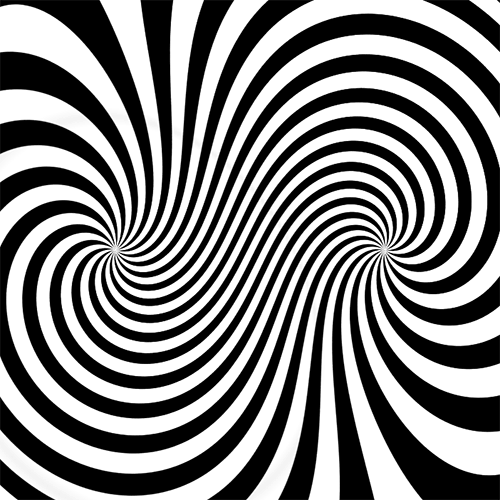
#> input picture data-ex14.gif, 500 x 500 px, found by its file name
$ python ex14.py
#> lines starting #> are read from the running program, lines starting #| are printed output that depends on the picture
#!/usr/bin/env python3

from PIL import Image, ImageSequence
import numpy as np

# [8 lines of commented-out code are left out]

with Image.open('data-ex14.gif') as im:
#> im is the input picture: PIL image 500x500 P; mean R, G, B, A 130.3, 130.3, 130.3, 255
    pixs = [np.array(frame.copy().convert('RGBA')) for frame in ImageSequence.Iterator(im)]
#> pixs = 10 items
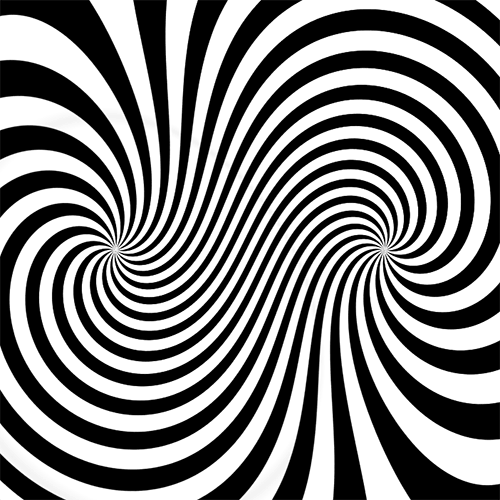
#> im: PIL image 500x500 RGBA; mean R, G, B, A 130.2, 130.2, 130.2, 255
    frames = [Image.fromarray(np.apply_along_axis(lambda a: ~a, -1, pix)) for pix in pixs[::-1]]
#> frames = 10 items
    # frames = [Image.fromarray(np.apply_along_axis(effect(i), -1, pix))
    #           for i, pix in enumerate(pixs[::-1])]
    frames[0].save('reversed.gif', save_all=True, append_images=frames[1:], **im.info)
